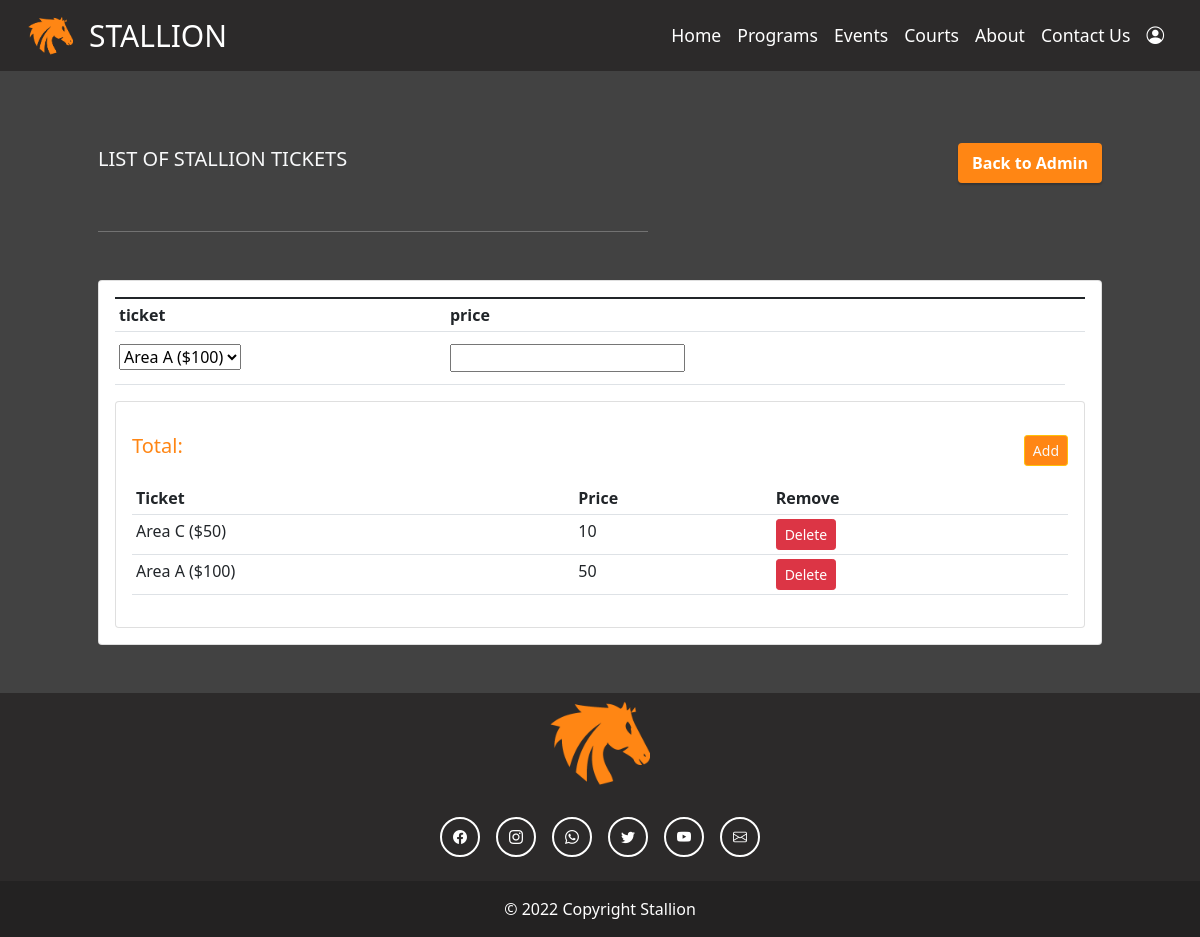
The page /tickets/ on the database its author committed.
### stallion_website/models.py (models this page shows, shortened)
class Ticket(models.Model):
    TICKET_TYPE = (
        ('Area A ($100)', 'Area A ($100)'),
        ('Area B ($75)', 'Area B ($75)'),
        ('Area C ($50)', 'Area C ($50)')
    )
    ticket = models.CharField(max_length=20, choices=TICKET_TYPE)
    price = models.IntegerField()

### stallion_website/views.py (the view)
# urls.py: path('tickets/', views.tickets_admin, name='tickets'),
def tickets_admin(request):
    tickets = Ticket.objects.all()
    form = FilterTicketsForm(request.POST)
    return render(request, 'stallion_website/tickets-admin.html', {'tickets': tickets, 'form': form})

### stallion_website/forms.py
class FilterTicketsForm(forms.Form):
    TICKET_TYPE = (
        ('Area A ($100)', 'Area A ($100)'),
        ('Area B ($75)', 'Area B ($75)'),
        ('Area C ($50)', 'Area C ($50)')
    )
    ticket = forms.ChoiceField(choices=TICKET_TYPE)
    price = forms.IntegerField()

### stallion_website/templates/stallion_website/tickets-admin.html (shortened to what this page needs)
{% load static %}
<!doctype html>
<html lang="en">
  <head>
    <link
    href="https://cdn.jsdelivr.net/npm/bootstrap@5.1.3/dist/css/bootstrap.min.css"
    rel="stylesheet"
    />
    <link
      rel="stylesheet"
      href="https://cdn.jsdelivr.net/npm/bootstrap-icons@1.5.0/font/bootstrap-icons.css"
    />
    <link
      rel="stylesheet"
      type="text/css"
      href="{% static '/css/adminAccount.css' %}"
    />
  </head>
    {% include 'stallion_website/navbar.html' %}
    <br>
    <div class="col-md-11 mx-auto">
        <div class="d-flex m-5 align-items-center">
            <h5 class="text-light">LIST OF STALLION TICKETS</h5>
            <a href="/adminAccount" type="button" class="ms-auto btn btn-primary primary-btn-stallion-sm">
                Back to Admin
            </a>
        </div>
        <hr width="50%" class="me-auto m-5" style="color: white;">
        <div class="card card-body m-5">
            <table class="table table-sm p-4">
                <form method="POST" action="{% url 'filter_events' %}">
                <tr>
                    <th>ticket</th>
                    <th>price</th>
                    <th></th>
                </tr>
                <td>
                    <div class="form-floating mt-2 mb-2">
                        {{form.ticket}}
                      </div>
                </td>
                <td>
                    <div class="form-floating mt-2 mb-2">
                        {{form.price}}
                    </div>
                </td>
            </form>
            </table>
        <div class="card card-body">
            <div class="d-flex align-items-center">
                <h5 class="pt-3 pb-3" style="color: var(--darkorange);">Total: {{events.count}}</h5>
                <a class="text-light btn btn-sm btn-warning  ms-auto" style="height:fit-content; background-color: var(--darkorange);" href="{% url 'add_tickets' %}">Add</a>
            </div>
            <table class="table table-sm">
                <tr>
                    <th>Ticket</th>
                    <th>Price</th>
                    <th>Remove</th>
                </tr>
                {% for t in tickets %}
                <tr>
                    <td>{{t.ticket}}</td>
                    <td>{{t.price}}</td>
                    <td><a class="btn btn-sm btn-danger" href="{% url 'delete_tickets' t.id %}">Delete</a></td>
                </tr>
                {% endfor %}
            </table>
        </div>
    </div>
    </div>
    {% include 'stallion_website/footer.html' %}
</html>

### static/css/adminAccount.css (style rules this page uses)
* { margin: 0; padding: 0; }
html, body { background: var(--darkgrey); }

### static/css/variables.css (style rules this page uses)
:root { --darkorange: #ff8614; --orange: #fda14b; --darkslategray: #2c2a2a; --darkgrey: #424242; --white: #e7e7e7; }
.primary-btn-stallion-sm { font-weight: 600; background-color: var(--darkorange); border:2px solid var(--darkorange); box-shadow: 0 2px 2px #00000036 }

### rows shown on the page
Ticket: ticket "Area C ($50)", price "10"
Ticket: ticket "Area A ($100)", price "50"
